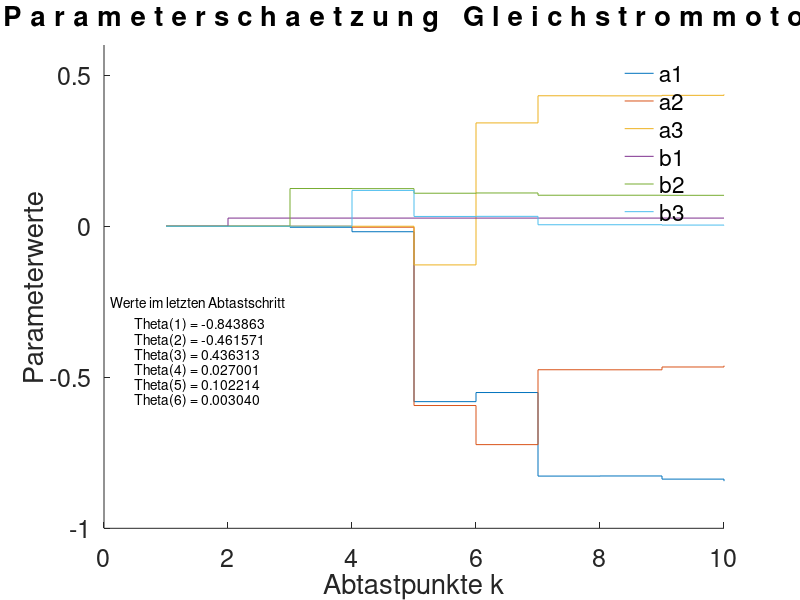

This figure's MATLAB source: (Note: this script raises an error after producing the figure.)
% Rekursive Parameterschaetzung Antrieb_RLS.m
% 18.12.2008, Manfred Lohöfener, HoMe
% z. B. Modell eines Gleichstrommotors 

clear; close all
X = load ('Antrieb_Ausg_Vekt.csv'); % Messwerte
M = load ('Antrieb_Messmatr.csv');  % mit zurückliegenden Werten

[nr, nc] = size (M);        % Dimensionen erfassen
P = 100000*eye (nc, nc);    % Praezisionsmatrix anlegen
Theta = zeros (nc, 1);      % Parametervektor anlegen
Theta_k = zeros (nr, nc);   % nur um Verlauf zu plotten
lambda = 0.99;              % gewaehlter Wichtungsfaktor

for i = 1: nr                   % Rekursion startet 
  m = M (i, :)';                % Messwertvektor holen 
  e_v = X (i, 1) - m'*Theta;    % Vorhersagefehler bestimmen 
  K = P*m / (lambda + m'*P*m);  % Korrekturvektor berechnen 
  Theta = Theta + K*e_v;        % neue Parameterschaetzung
  P = (P - K*m'*P) / lambda;    % neue Praezisionsmatrix
  Theta_k(i, :) = Theta';       % nur für Plot 
end

figure ('Name', 'Parameter', 'NumberTitle', 'off', 'Position', [0 0 800 600])
  set (gca, 'FontSize', 18); hold on
  stairs (1: nr, Theta_k);
  title ('P a r a m e t e r s c h a e t z u n g   G l e i c h s t r o m m o t o r');
  xlabel ('Abtastpunkte k');
  ylabel ('Parameterwerte');
  legend ('a1    ', 'a2', 'a3', 'b1', 'b2', 'b3');
  legend boxoff
  axis ([0 10 -1 0.6])
  text (0.1, -0.25, 'Werte im letzten Abtastschritt');
  for i = 1:nc text (0.5, -0.275-0.05*i, sprintf('Theta(%d) = %f', i, Theta(i)));
  end
  printgcf (mfilename, 1)
